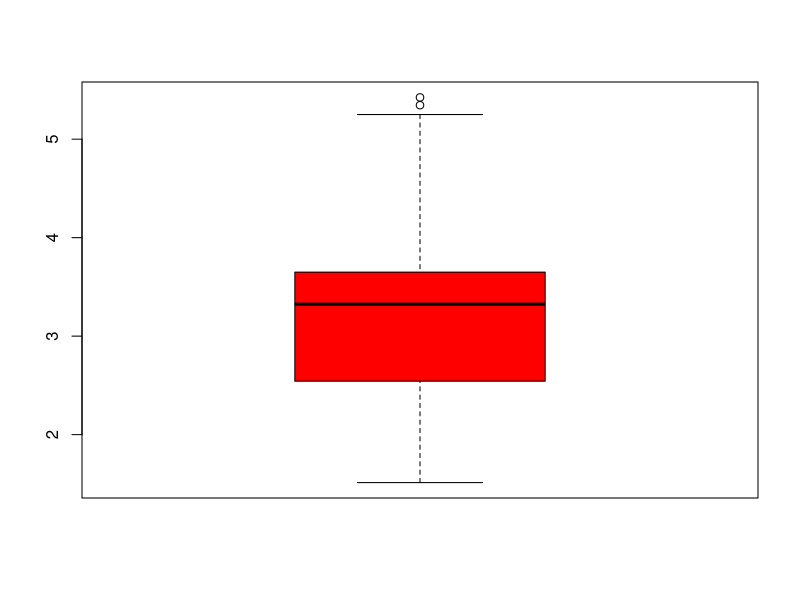
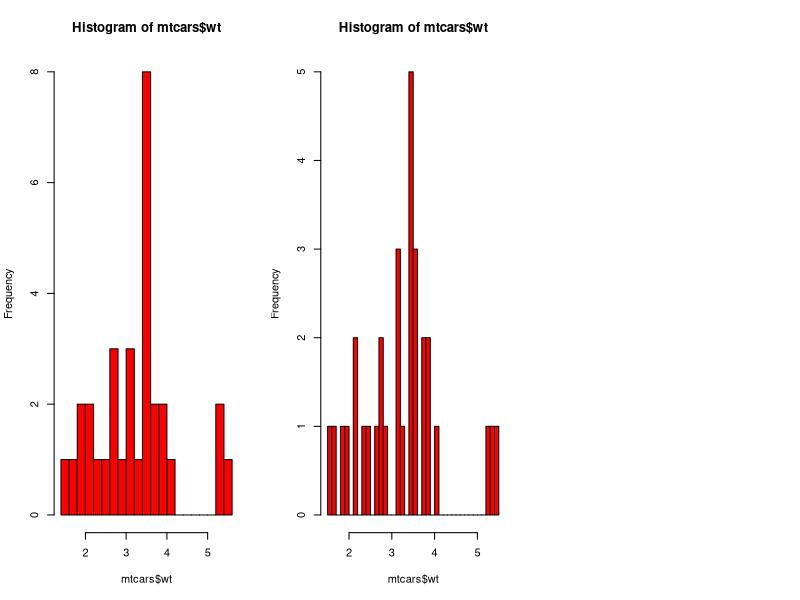
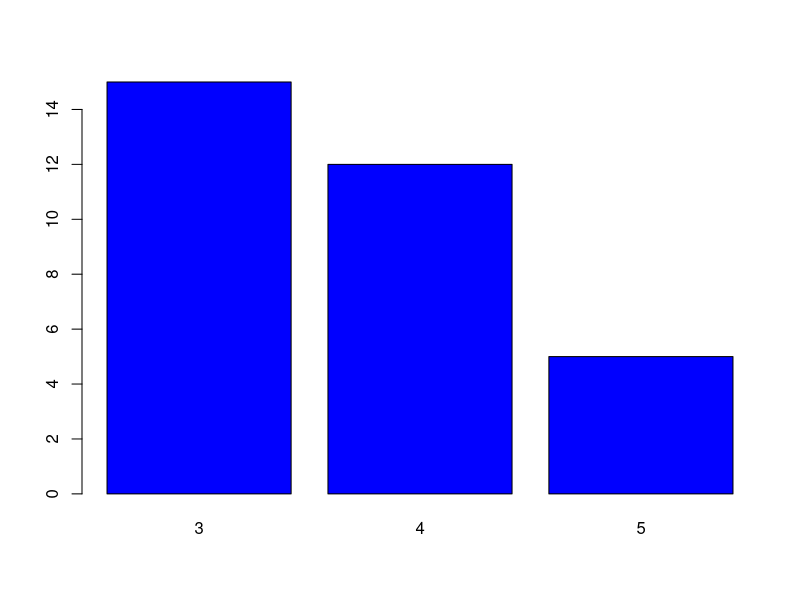
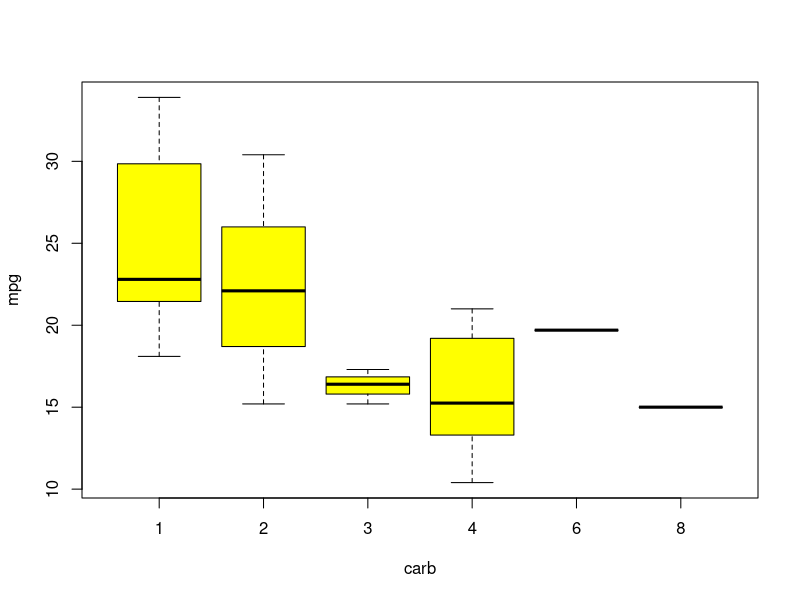
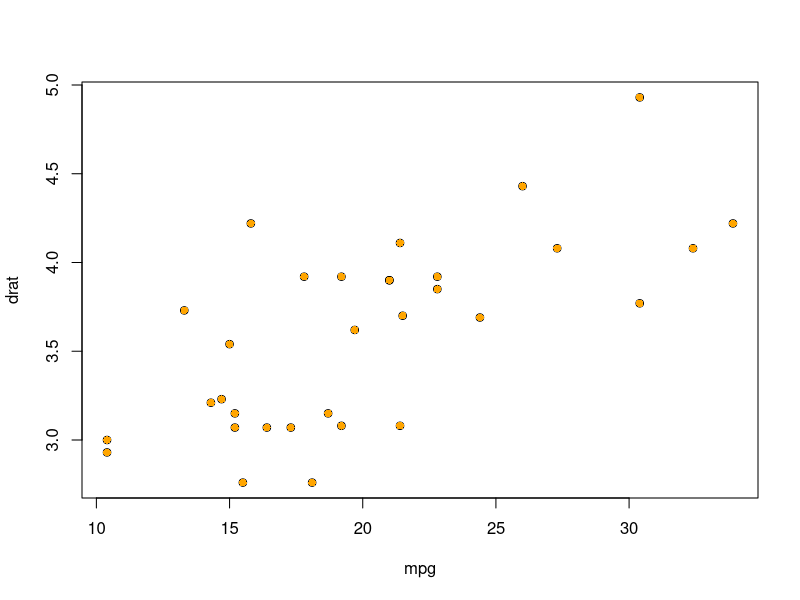

The R script that drew these images, in order:
#Hyun Ho Kim 1001967176

# Loading the data
library(datasets)
data(mtcars)

# Check the data
head(mtcars)

# Five Point Summary
summary(mtcars$gear)

# 1. Box plot 
boxplot(mtcars$wt, col="red") # with wt and red color

# Three graphs in one window
par(mfrow=c(1,3))

# 2. Histogram 
hist(mtcars$wt, col = "red", breaks = 15) # with 15 breaks and red color
hist(mtcars$wt, col = "red", breaks = 39) # with 39 breaks and red color

# One graph in one window
par(mfrow=c(1,1))

# 3. Bar plotting 
barplot(table(mtcars$gear), col="blue") # with gear and blue color

# 4. 2D Box plot 
boxplot(mpg~carb, data=mtcars, col = "yellow") # mpg with carb and yellow color

# 5. Scatter plot
with(mtcars, plot(mpg, drat)) # mpg with drat
points(mtcars$mpg, mtcars$drat, col="orange", pch=16) # change the circles to orange filled circles
